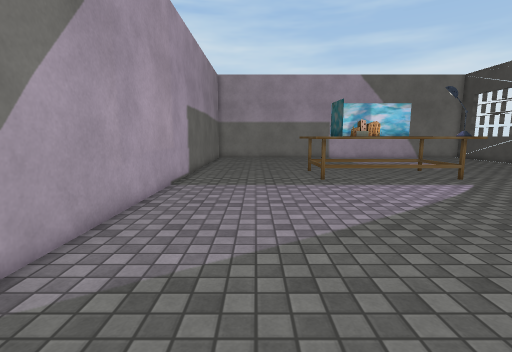
view 1 (above)

17 first-person views from a walk through a 3-D level made in the Unity game engine. The camera is 1.3 m above the floor, tilts 8° down and sees 85° across. The floor is counted in squares, 0.5 m on a side. Each view is taken from the middle of a square. On the plan, view 1 faces up. The plan holds only what a view shows up to about 19 squares ahead; the rest is blank. The player character is not drawn. Some surface patterns are stand-ins.

view 2
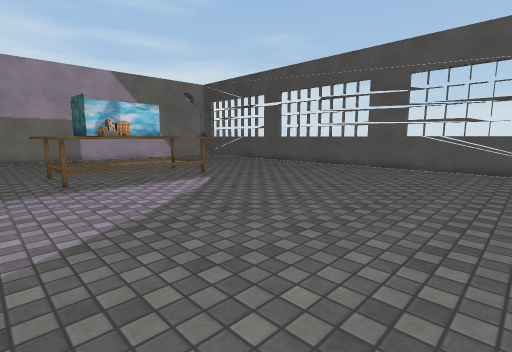

view 3
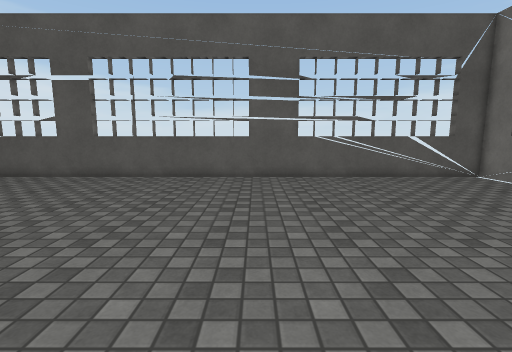

view 4
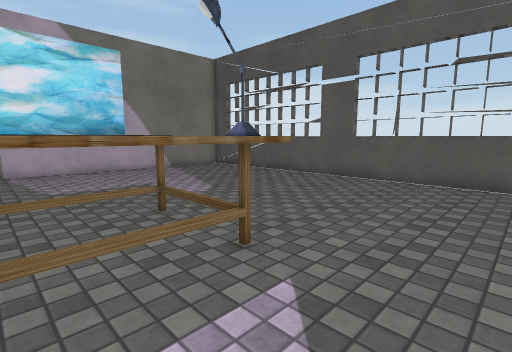

view 5
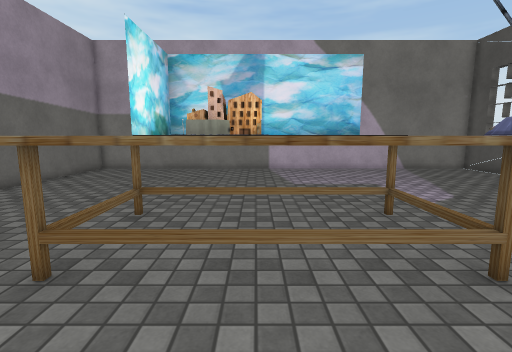

view 6
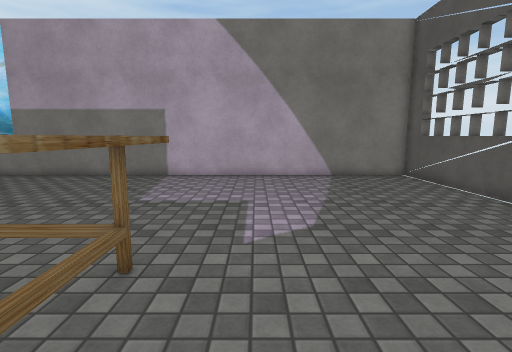

view 7
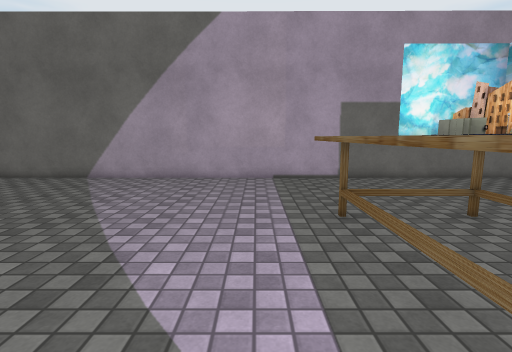

view 8
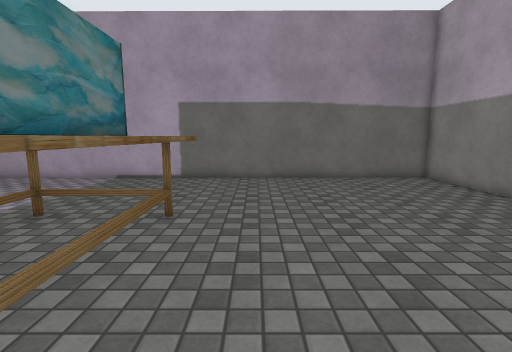

view 9
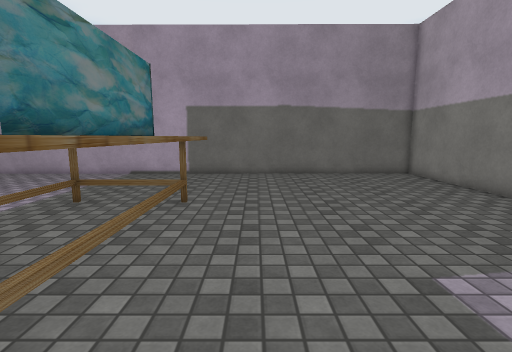

view 10
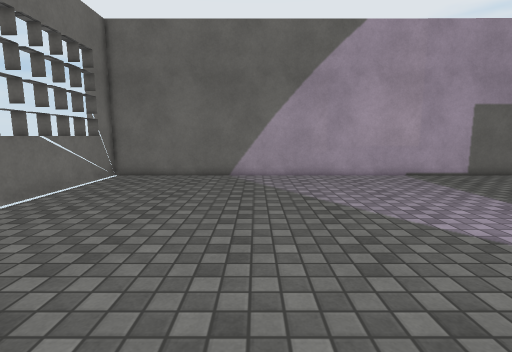

view 11
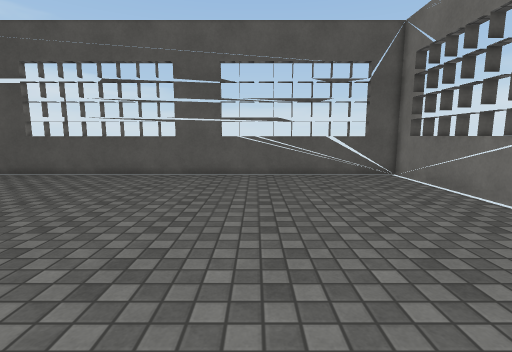

view 12
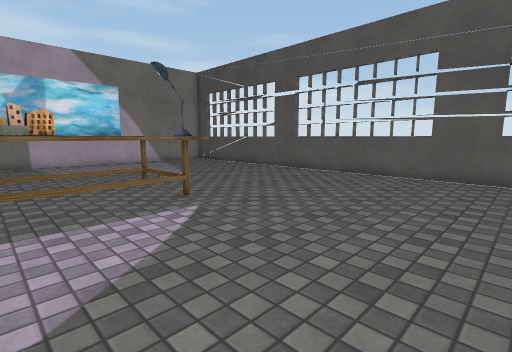

view 13
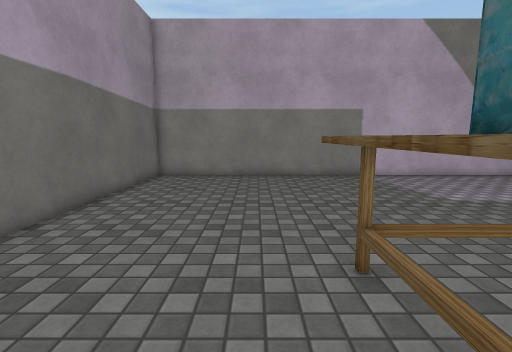

view 14
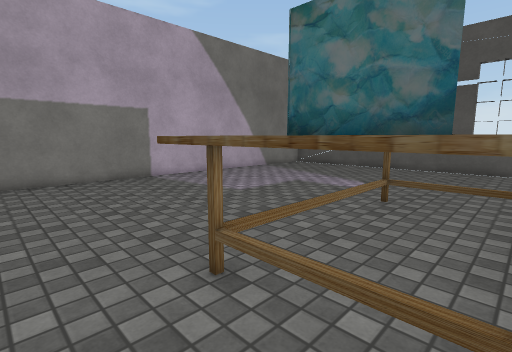

view 15
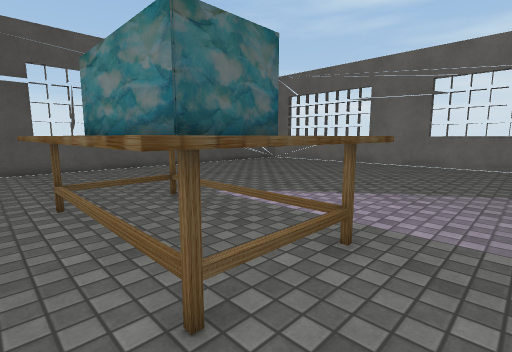

view 16
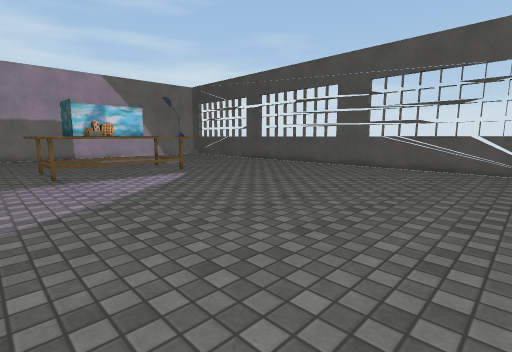

view 17
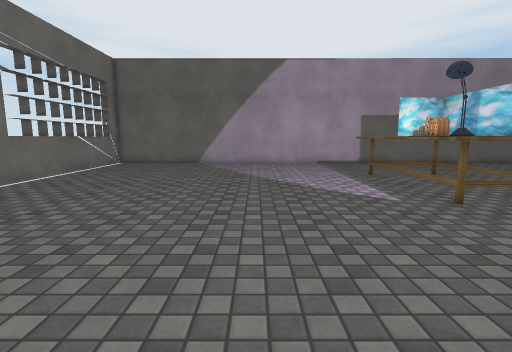

### Floor plan
Key: @ floor where view 1 was taken; # wall or solid block; . floor; T table; O other object.
Columns run from 5 left of view 1 to 25 right of it. Each row starts with its distance up from view 1.
 35  ##############################
 34  #............................#
 33  #............................#
 32  #........................... #
 31  #........................... #
 30  #...........................#
 29 # ........................... #
 28 # ........................... #
 27 #.............................#
 26 #............................ #
 25 #............................ #
 24 #............................ #
 23 #............................ #
 22 #.......TTTTTTTTTT#...........#
 21 #.......TTTTTTTTTTT...........#
 20 #.......TTTTTTTTTTT.......... #
 19 #.......TTTTOT   TT.......... #
 18 #.......TTTTTOTTTTT.......... #
 17 #.......TTTTTTTTTOT.......... #
 16 #.......TTTTTTTTT##...........#
 15 #............................ #
 14 #............................ #
 13 #............................
 12 #............................ #
 11 #............................ #
 10 #.............................#
  9 #.............................#
  8 #.............................#
  7 #............................ #
  6 #............................ #
  5 #............................ #
  4 #............................ #
  3 #.............................#
  2 #............................ #
  1 #............................ #
  0 #....@.......................#
 -1 #............................ #
 -2 #............................ #
 -3 #.............................#
 -4 #  #########         ##########

Where each view was taken, in squares from view 1:
view 1: 0 up, 0 right, facing up
view 2: 0 up, 1 right, facing up-right
view 3: 10 up, 7 right, facing right
view 4: 12 up, 8 right, facing up-right
view 5: 12 up, 8 right, facing up
view 6: 16 up, 15 right, facing up
view 7: 14 up, 13 right, facing left
view 8: 24 up, 13 right, facing left
view 9: 24 up, 15 right, facing left
view 10: 5 up, 14 right, facing left
view 11: 5 up, 6 right, facing right
view 12: 6 up, 6 right, facing up-right
view 13: 16 up, 2 right, facing up
view 14: 17 up, 1 right, facing up-right
view 15: 23 up, 1 right, facing down-right
view 16: 3 down, 1 right, facing up-right
view 17: 9 up, 23 right, facing left
